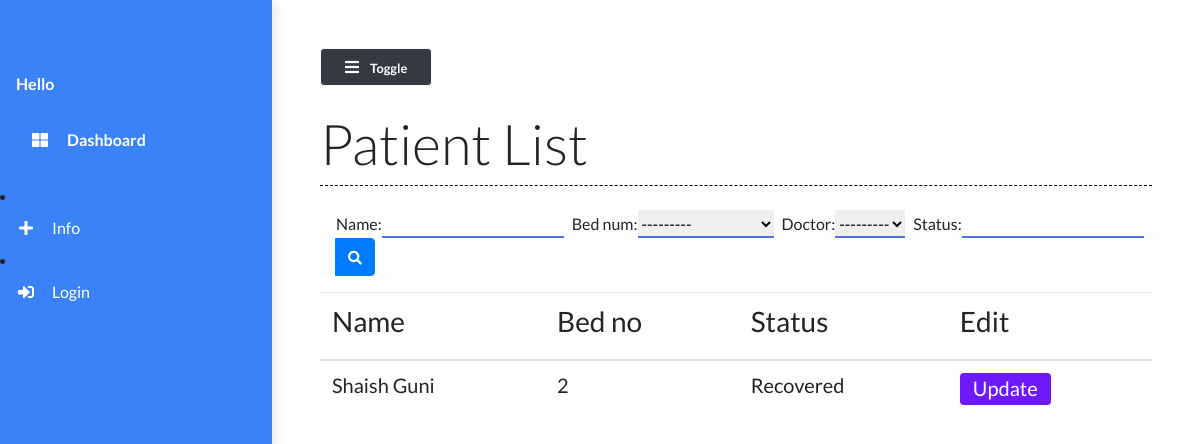
Before: /patient_list/ with the older database file.
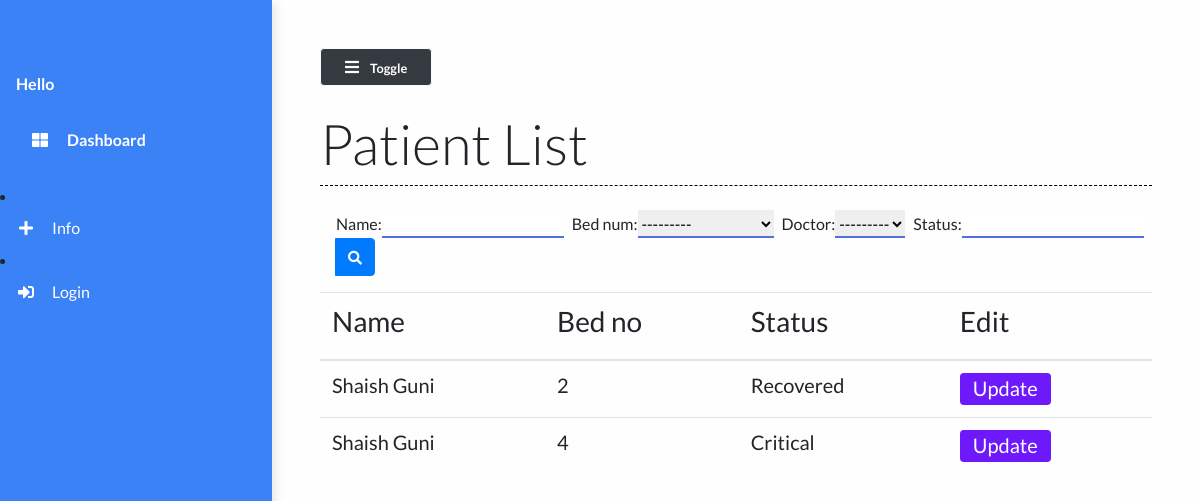
After: the same page with the newer database file.
### main/models.py (models this page shows, shortened)
class Patient(models.Model):
    name = models.CharField(max_length=50)
    phone_num = models.CharField(max_length=15)
    patient_relative_name = models.CharField(max_length=50, null=True)
    patient_relative_contact = models.CharField(max_length=15, null=True)
    address = models.TextField()
    SYMPTOMS = (
        ('Fever', 'Fever'),
        ('Dry cough', 'Dry cough'),
        ('Tiredness', 'Tiredness'),
        ('Aches and pains', 'Aches and pains'),
        ('Sore throat', 'Sore throat'),
        ('Diarrhoea', 'Diarrhoea'),
        ('Loss of taste or smell', 'Loss of taste or smell'),
        ('Difficulty in breathing or shortness of breath', 'Difficulty in breathing or shortness of breath'),
        ('Chest pain or pressure', 'Chest pain or pressure'),
        ('Loss of speech or movement', 'Loss of speech or movement'),
    )
    symptoms = MultiSelectField(choices=SYMPTOMS, null=True)
    prior_ailments = models.TextField()
    bed_num = models.ForeignKey("Bed", on_delete=models.CASCADE)
    dob = models.DateField(null=True)
    doctor = models.ForeignKey("Doctor", on_delete=models.CASCADE, null=True)
    doctors_notes = models.TextField(null=True, blank=True)
    doctors_visiting_time = models.CharField(null=True, max_length=50, blank=True)
    status = models.CharField(max_length=50)

class Bed(models.Model):
    bed_number = models.CharField(max_length=50)
    occupied = models.BooleanField()
    def __str__(self):
        return self.bed_number

### main/views.py (the view)
# urls.py: path("patient_list/", views.patient_list, name="patient_list"),
def patient_list(request):
    patients = Patient.objects.all()
    myFilter = PatientFilter(request.GET, queryset=patients)
    patients = myFilter.qs
    context = {
        'patients': patients,
        'myFilter': myFilter
    }
    return render(request, 'main/patient_list.html', context)

### main/models.py (called while the page is built)
    def __str__(self):
        return self.name

### main/templates/main/patient_list.html (shortened to what this page needs)
{% extends 'main/base.html' %}
{% load static %}
{% block contentTitle %}
    Patient List
{% endblock contentTitle %}
{% block content %}
    <form class="d-none d-sm-inline-block form-inline mr-auto ml-md-3 my-2 my-md-0 mw-100 navbar-search mb-3" method="GET" id="list">
        <div class="input-group">
        {{myFilter.form}}
            <div class="input-group-append">
                <button class="btn btn-primary btn-block" type="submit">
                    <i class="fas fa-search fa-sm"></i>
                </button>
            </div>
        </div>
    </form>
     <div class="table-responsive mt-3">
        <table class="table table-hover">
            <thead>
                <th><h3>Name</h3></th>
                <th><h3>Bed no</h3></th>
                <th><h3>Status</h3></th>
                <th><h3>Edit</h3></th>
            </thead>
            <tbody>
                {% for patient in patients %}
                <tr class="mx-auto">
                    <td scope="row"><h5>{{ patient.name }}</h5></td>
                    <td><h5>{{ patient.bed_num }}</h5></td>
                    <td><h5>{{ patient.status }}</h5></td>
                    <td><a href="/patient/{{patient.id}}" class="btn btn-purple"><h5>Update</h5></a></td>
                </tr>
                {% endfor %}
            </tbody>
        </table>
    </div>
{% endblock content %}

### main/templates/main/base.html (shortened to what this page needs)
{% load static %}
<!DOCTYPE html>
<html lang="en">
  <head>
    <link
      rel="stylesheet"
      href="https://maxcdn.bootstrapcdn.com/bootstrap/4.0.0/css/bootstrap.min.css"
    />
    <link
      rel="stylesheet"
      href="https://cdnjs.cloudflare.com/ajax/libs/font-awesome/5.14.0/css/all.min.css"
    />
    <link
      rel="stylesheet"
      href="{% static 'styles/base.css' %}"
      type="text/css"
    />
    <link rel="stylesheet" href="//code.jquery.com/ui/1.12.1/themes/base/jquery-ui.css">
  </head>
  <body>
<div class="vertical-nav" id="sidebar">
	<div class="py-4 px-3 mb-4">
	</div>
	<p class="text-white font-weight-bold px-3 pb-4 mb-0">
		Hello {{user.first_name}}
	</p>
	<p class="text-gray font-weight-bold px-3 pb-4 mb-0">
		<a href="{% url 'dashboard' %}" class="nav-link text-white">
			<i class="fa fa-th-large mr-3 text-primary"></i> Dashboard</a>
	</p>
    <li class="nav-item">
      <a href="{% url 'info' %}" class="nav-link text-white">
        <i class="fa fa-plus mr-3 text-primary fa-fw"></i>Info
      </a>
    </li>
    {% if request.user.is_authenticated == False %}
    <li class="nav-item">
			<a href="{% url 'login' %}" class="nav-link text-white">
				<i class="fa fa-sign-in-alt mr-3 text-primary fa-fw"></i>Login
			</a>
		</li>
    {% else %}
		<li class="nav-item">
			<a href="{% url 'logout' %}" class="nav-link text-white">
				<i class="fa fa-sign-out-alt mr-3 text-primary fa-fw"></i>Logout
			</a>
		</li>
    {% endif %}
</div>
    <div class="page-content p-5" id="content">
        <button id="sidebarCollapse" class="btn btn-light bg-dark rounded-pill shadow-sm px-4 mb-4" type="button">
            <i class="fa fa-bars mr-2 text-primary"></i>
            <small class="font-weight-bold text-primary">
                Toggle
            </small>
        </button>
		<h2 class="display-4 ">{% block contentTitle %}{% endblock contentTitle %}
		</h2>
		<div class="seperator mt-1 mb-4"></div>
		{% block content %}{% endblock content %}
    </div>
  </body>
</html>

### static/styles/base.css (style rules this page uses)
body { background: #fffefe; min-height: 100vh; overflow-x: hidden; font-family:Lato,'Helvetica Neue',Helvetica,Arial,sans-serif; }
.vertical-nav { background: #3b82f6 !important; min-width: 17rem; height: 100vh; position: fixed; top: 0; left: 0; box-shadow: 3px 3px 10px rgba(0, 0, 0, 0.1); transition: all 0.4s; }
.page-content { width: calc(100% -17rem); margin-left: 17rem; transition: all 0.4s; }
.seperator { margin: 3rem 0; border-bottom: 1px dashed #000000; }
.nav-link { text-transform: capitalize; }
.text-primary { color: #fff !important; }
.btn-purple { background: #6d19fc; color: #ffffff; height: 2rem; padding-top: 2px; }
#id_name { margin-right: 0.5rem; border: none; outline: none; border-bottom: 2px solid #4e73df; }
#id_bed_num { margin-right: 0.5rem; border: none; outline: none; border-bottom: 2px solid #4e73df; }
#id_status { margin-right: 0.5rem; border: none; outline: none; border-bottom: 2px solid #4e73df; }
#id_doctor { margin-right: 0.5rem; border: none; outline: none; border-bottom: 2px solid #4e73df; }

Changed rows visible on the page:
added Patient: name "Shaish Guni", bed_num "4", status "Critical"
